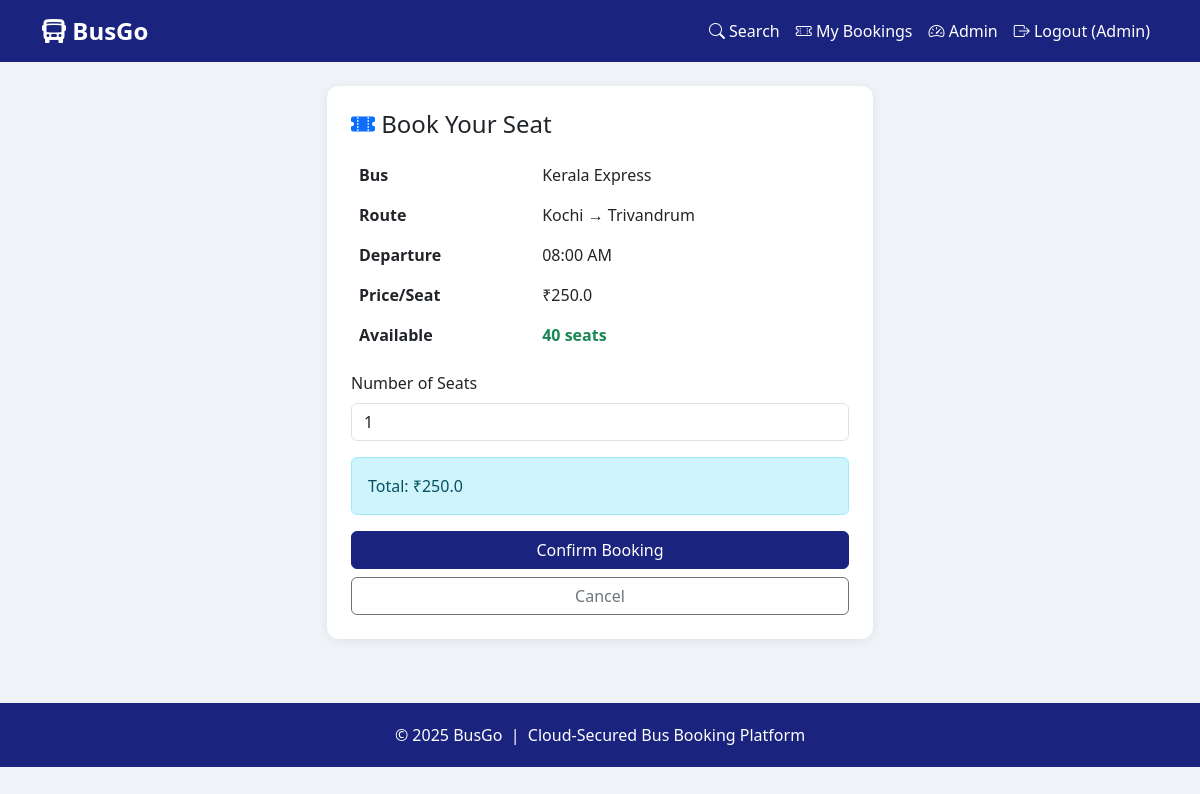
Page /book/1 (signed in) on the committed database.
### app.py (models this page shows)
class Bus(db.Model):
    id          = db.Column(db.Integer, primary_key=True)
    name        = db.Column(db.String(100), nullable=False)
    origin      = db.Column(db.String(100), nullable=False)
    destination = db.Column(db.String(100), nullable=False)
    departure   = db.Column(db.String(50),  nullable=False)
    seats       = db.Column(db.Integer, default=40)
    price       = db.Column(db.Float,   nullable=False)
    bookings    = db.relationship('Booking', backref='bus', lazy=True)

### app.py (the view, shortened to what this page needs)
@app.route('/book/<int:bus_id>', methods=['GET', 'POST'])
@login_required
def book(bus_id):
    bus = Bus.query.get_or_404(bus_id)
    booked_seats = sum(b.seats for b in bus.bookings if b.status == 'confirmed')
    available    = bus.seats - booked_seats
    return render_template('book.html', bus=bus, available=available)

### app.py (called while the page is built)
def login_required(f):
    from functools import wraps
    @wraps(f)
    def decorated(*args, **kwargs):
        if 'user_id' not in session:
            flash('Please log in first.', 'warning')
            return redirect(url_for('login'))
        return f(*args, **kwargs)
    return decorated

### templates/book.html (shortened to what this page needs)
{% extends 'base.html' %}
{% block content %}
<div class="row justify-content-center">
  <div class="col-md-6">
    <div class="card">
      <div class="card-body p-4">
        <h4 class="mb-3"><i class="bi bi-ticket-perforated-fill text-primary"></i> Book Your Seat</h4>
        <table class="table table-borderless mb-3">
          <tr><th>Bus</th><td>{{ bus.name }}</td></tr>
          <tr><th>Route</th><td>{{ bus.origin }} → {{ bus.destination }}</td></tr>
          <tr><th>Departure</th><td>{{ bus.departure }}</td></tr>
          <tr><th>Price/Seat</th><td>₹{{ bus.price }}</td></tr>
          <tr><th>Available</th><td><strong class="text-success">{{ available }} seats</strong></td></tr>
        </table>
        <form method="POST">
          <div class="mb-3">
            <label class="form-label">Number of Seats</label>
            <input type="number" name="seats" class="form-control" min="1" max="{{ available }}" value="1" required>
          </div>
          <div id="total" class="alert alert-info mb-3">Total: ₹{{ bus.price }}</div>
          <button type="submit" class="btn btn-primary w-100">Confirm Booking</button>
          <a href="{{ url_for('home') }}" class="btn btn-outline-secondary w-100 mt-2">Cancel</a>
        </form>
      </div>
    </div>
  </div>
</div>
{% endblock %}

### templates/base.html (style rules this page uses)
body { background: #f0f4f8; font-family: 'Segoe UI', sans-serif; }
.card { border: none; border-radius: 12px; box-shadow: 0 2px 12px rgba(0,0,0,.08); }
.btn-primary { background: #1a237e; border-color: #1a237e; }

### rows in the picture
Bus: name "Kerala Express", origin "Kochi", destination "Trivandrum", departure "08:00 AM", price "250.0"

### other values in the picture
{{ session.name }} "Admin"
{{ available }} "40"
